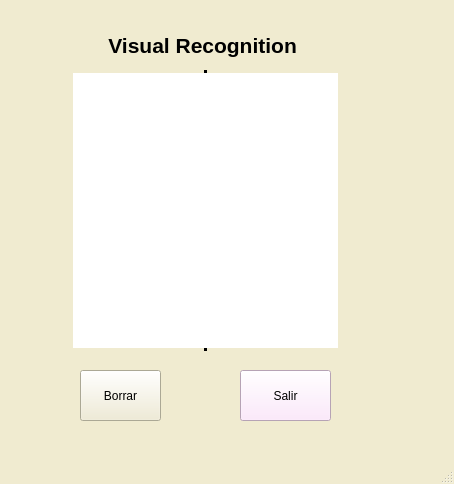
<?xml version="1.0" encoding="UTF-8"?>
<ui version="4.0">
 <class>MainWindow</class>
 <widget class="QMainWindow" name="MainWindow">
  <property name="geometry">
   <rect>
    <x>0</x>
    <y>0</y>
    <width>454</width>
    <height>484</height>
   </rect>
  </property>
  <property name="palette">
   <palette>
    <active>
     <colorrole role="WindowText">
      <brush brushstyle="SolidPattern">
       <color alpha="255">
        <red>0</red>
        <green>0</green>
        <blue>0</blue>
       </color>
      </brush>
     </colorrole>
     <colorrole role="Button">
      <brush brushstyle="SolidPattern">
       <color alpha="255">
        <red>240</red>
        <green>235</green>
        <blue>208</blue>
       </color>
      </brush>
     </colorrole>
     <colorrole role="Light">
      <brush brushstyle="SolidPattern">
       <color alpha="255">
        <red>255</red>
        <green>255</green>
        <blue>255</blue>
       </color>
      </brush>
     </colorrole>
     <colorrole role="Midlight">
      <brush brushstyle="SolidPattern">
       <color alpha="255">
        <red>247</red>
        <green>245</green>
        <blue>231</blue>
       </color>
      </brush>
     </colorrole>
     <colorrole role="Dark">
      <brush brushstyle="SolidPattern">
       <color alpha="255">
        <red>120</red>
        <green>117</green>
        <blue>104</blue>
       </color>
      </brush>
     </colorrole>
     <colorrole role="Mid">
      <brush brushstyle="SolidPattern">
       <color alpha="255">
        <red>160</red>
        <green>157</green>
        <blue>139</blue>
       </color>
      </brush>
     </colorrole>
     <colorrole role="Text">
      <brush brushstyle="SolidPattern">
       <color alpha="255">
        <red>0</red>
        <green>0</green>
        <blue>0</blue>
       </color>
      </brush>
     </colorrole>
     <colorrole role="BrightText">
      <brush brushstyle="SolidPattern">
       <color alpha="255">
        <red>255</red>
        <green>255</green>
        <blue>255</blue>
       </color>
      </brush>
     </colorrole>
     <colorrole role="ButtonText">
      <brush brushstyle="SolidPattern">
       <color alpha="255">
        <red>0</red>
        <green>0</green>
        <blue>0</blue>
       </color>
      </brush>
     </colorrole>
     <colorrole role="Base">
      <brush brushstyle="SolidPattern">
       <color alpha="255">
        <red>255</red>
        <green>255</green>
        <blue>255</blue>
       </color>
      </brush>
     </colorrole>
     <colorrole role="Window">
      <brush brushstyle="SolidPattern">
       <color alpha="255">
        <red>240</red>
        <green>235</green>
        <blue>208</blue>
       </color>
      </brush>
     </colorrole>
     <colorrole role="Shadow">
      <brush brushstyle="SolidPattern">
       <color alpha="255">
        <red>0</red>
        <green>0</green>
        <blue>0</blue>
       </color>
      </brush>
     </colorrole>
     <colorrole role="AlternateBase">
      <brush brushstyle="SolidPattern">
       <color alpha="255">
        <red>247</red>
        <green>245</green>
        <blue>231</blue>
       </color>
      </brush>
     </colorrole>
     <colorrole role="ToolTipBase">
      <brush brushstyle="SolidPattern">
       <color alpha="255">
        <red>255</red>
        <green>255</green>
        <blue>220</blue>
       </color>
      </brush>
     </colorrole>
     <colorrole role="ToolTipText">
      <brush brushstyle="SolidPattern">
       <color alpha="255">
        <red>0</red>
        <green>0</green>
        <blue>0</blue>
       </color>
      </brush>
     </colorrole>
    </active>
    <inactive>
     <colorrole role="WindowText">
      <brush brushstyle="SolidPattern">
       <color alpha="255">
        <red>0</red>
        <green>0</green>
        <blue>0</blue>
       </color>
      </brush>
     </colorrole>
     <colorrole role="Button">
      <brush brushstyle="SolidPattern">
       <color alpha="255">
        <red>240</red>
        <green>235</green>
        <blue>208</blue>
       </color>
      </brush>
     </colorrole>
     <colorrole role="Light">
      <brush brushstyle="SolidPattern">
       <color alpha="255">
        <red>255</red>
        <green>255</green>
        <blue>255</blue>
       </color>
      </brush>
     </colorrole>
     <colorrole role="Midlight">
      <brush brushstyle="SolidPattern">
       <color alpha="255">
        <red>247</red>
        <green>245</green>
        <blue>231</blue>
       </color>
      </brush>
     </colorrole>
     <colorrole role="Dark">
      <brush brushstyle="SolidPattern">
       <color alpha="255">
        <red>120</red>
        <green>117</green>
        <blue>104</blue>
       </color>
      </brush>
     </colorrole>
     <colorrole role="Mid">
      <brush brushstyle="SolidPattern">
       <color alpha="255">
        <red>160</red>
        <green>157</green>
        <blue>139</blue>
       </color>
      </brush>
     </colorrole>
     <colorrole role="Text">
      <brush brushstyle="SolidPattern">
       <color alpha="255">
        <red>0</red>
        <green>0</green>
        <blue>0</blue>
       </color>
      </brush>
     </colorrole>
     <colorrole role="BrightText">
      <brush brushstyle="SolidPattern">
       <color alpha="255">
        <red>255</red>
        <green>255</green>
        <blue>255</blue>
       </color>
      </brush>
     </colorrole>
     <colorrole role="ButtonText">
      <brush brushstyle="SolidPattern">
       <color alpha="255">
        <red>0</red>
        <green>0</green>
        <blue>0</blue>
       </color>
      </brush>
     </colorrole>
     <colorrole role="Base">
      <brush brushstyle="SolidPattern">
       <color alpha="255">
        <red>255</red>
        <green>255</green>
        <blue>255</blue>
       </color>
      </brush>
     </colorrole>
     <colorrole role="Window">
      <brush brushstyle="SolidPattern">
       <color alpha="255">
        <red>240</red>
        <green>235</green>
        <blue>208</blue>
       </color>
      </brush>
     </colorrole>
     <colorrole role="Shadow">
      <brush brushstyle="SolidPattern">
       <color alpha="255">
        <red>0</red>
        <green>0</green>
        <blue>0</blue>
       </color>
      </brush>
     </colorrole>
     <colorrole role="AlternateBase">
      <brush brushstyle="SolidPattern">
       <color alpha="255">
        <red>247</red>
        <green>245</green>
        <blue>231</blue>
       </color>
      </brush>
     </colorrole>
     <colorrole role="ToolTipBase">
      <brush brushstyle="SolidPattern">
       <color alpha="255">
        <red>255</red>
        <green>255</green>
        <blue>220</blue>
       </color>
      </brush>
     </colorrole>
     <colorrole role="ToolTipText">
      <brush brushstyle="SolidPattern">
       <color alpha="255">
        <red>0</red>
        <green>0</green>
        <blue>0</blue>
       </color>
      </brush>
     </colorrole>
    </inactive>
    <disabled>
     <colorrole role="WindowText">
      <brush brushstyle="SolidPattern">
       <color alpha="255">
        <red>120</red>
        <green>117</green>
        <blue>104</blue>
       </color>
      </brush>
     </colorrole>
     <colorrole role="Button">
      <brush brushstyle="SolidPattern">
       <color alpha="255">
        <red>240</red>
        <green>235</green>
        <blue>208</blue>
       </color>
      </brush>
     </colorrole>
     <colorrole role="Light">
      <brush brushstyle="SolidPattern">
       <color alpha="255">
        <red>255</red>
        <green>255</green>
        <blue>255</blue>
       </color>
      </brush>
     </colorrole>
     <colorrole role="Midlight">
      <brush brushstyle="SolidPattern">
       <color alpha="255">
        <red>247</red>
        <green>245</green>
        <blue>231</blue>
       </color>
      </brush>
     </colorrole>
     <colorrole role="Dark">
      <brush brushstyle="SolidPattern">
       <color alpha="255">
        <red>120</red>
        <green>117</green>
        <blue>104</blue>
       </color>
      </brush>
     </colorrole>
     <colorrole role="Mid">
      <brush brushstyle="SolidPattern">
       <color alpha="255">
        <red>160</red>
        <green>157</green>
        <blue>139</blue>
       </color>
      </brush>
     </colorrole>
     <colorrole role="Text">
      <brush brushstyle="SolidPattern">
       <color alpha="255">
        <red>120</red>
        <green>117</green>
        <blue>104</blue>
       </color>
      </brush>
     </colorrole>
     <colorrole role="BrightText">
      <brush brushstyle="SolidPattern">
       <color alpha="255">
        <red>255</red>
        <green>255</green>
        <blue>255</blue>
       </color>
      </brush>
     </colorrole>
     <colorrole role="ButtonText">
      <brush brushstyle="SolidPattern">
       <color alpha="255">
        <red>120</red>
        <green>117</green>
        <blue>104</blue>
       </color>
      </brush>
     </colorrole>
     <colorrole role="Base">
      <brush brushstyle="SolidPattern">
       <color alpha="255">
        <red>240</red>
        <green>235</green>
        <blue>208</blue>
       </color>
      </brush>
     </colorrole>
     <colorrole role="Window">
      <brush brushstyle="SolidPattern">
       <color alpha="255">
        <red>240</red>
        <green>235</green>
        <blue>208</blue>
       </color>
      </brush>
     </colorrole>
     <colorrole role="Shadow">
      <brush brushstyle="SolidPattern">
       <color alpha="255">
        <red>0</red>
        <green>0</green>
        <blue>0</blue>
       </color>
      </brush>
     </colorrole>
     <colorrole role="AlternateBase">
      <brush brushstyle="SolidPattern">
       <color alpha="255">
        <red>240</red>
        <green>235</green>
        <blue>208</blue>
       </color>
      </brush>
     </colorrole>
     <colorrole role="ToolTipBase">
      <brush brushstyle="SolidPattern">
       <color alpha="255">
        <red>255</red>
        <green>255</green>
        <blue>220</blue>
       </color>
      </brush>
     </colorrole>
     <colorrole role="ToolTipText">
      <brush brushstyle="SolidPattern">
       <color alpha="255">
        <red>0</red>
        <green>0</green>
        <blue>0</blue>
       </color>
      </brush>
     </colorrole>
    </disabled>
   </palette>
  </property>
  <property name="windowTitle">
   <string>MainWindow</string>
  </property>
  <property name="autoFillBackground">
   <bool>false</bool>
  </property>
  <widget class="QWidget" name="centralwidget">
   <widget class="QPlainTextEdit" name="plaintxt">
    <property name="geometry">
     <rect>
      <x>70</x>
      <y>70</y>
      <width>271</width>
      <height>281</height>
     </rect>
    </property>
    <property name="font">
     <font>
      <family>Nirmala UI</family>
      <pointsize>14</pointsize>
      <weight>75</weight>
      <bold>true</bold>
     </font>
    </property>
    <property name="frameShape">
     <enum>QFrame::VLine</enum>
    </property>
    <property name="frameShadow">
     <enum>QFrame::Plain</enum>
    </property>
    <property name="lineWidth">
     <number>3</number>
    </property>
    <property name="midLineWidth">
     <number>2</number>
    </property>
    <property name="readOnly">
     <bool>true</bool>
    </property>
    <property name="backgroundVisible">
     <bool>false</bool>
    </property>
   </widget>
   <widget class="QPushButton" name="btnSalir">
    <property name="geometry">
     <rect>
      <x>240</x>
      <y>370</y>
      <width>91</width>
      <height>51</height>
     </rect>
    </property>
    <property name="palette">
     <palette>
      <active>
       <colorrole role="WindowText">
        <brush brushstyle="SolidPattern">
         <color alpha="255">
          <red>0</red>
          <green>0</green>
          <blue>0</blue>
         </color>
        </brush>
       </colorrole>
       <colorrole role="Button">
        <brush brushstyle="SolidPattern">
         <color alpha="255">
          <red>255</red>
          <green>228</green>
          <blue>253</blue>
         </color>
        </brush>
       </colorrole>
       <colorrole role="Light">
        <brush brushstyle="SolidPattern">
         <color alpha="255">
          <red>255</red>
          <green>255</green>
          <blue>255</blue>
         </color>
        </brush>
       </colorrole>
       <colorrole role="Midlight">
        <brush brushstyle="SolidPattern">
         <color alpha="255">
          <red>255</red>
          <green>241</green>
          <blue>254</blue>
         </color>
        </brush>
       </colorrole>
       <colorrole role="Dark">
        <brush brushstyle="SolidPattern">
         <color alpha="255">
          <red>127</red>
          <green>114</green>
          <blue>126</blue>
         </color>
        </brush>
       </colorrole>
       <colorrole role="Mid">
        <brush brushstyle="SolidPattern">
         <color alpha="255">
          <red>170</red>
          <green>152</green>
          <blue>169</blue>
         </color>
        </brush>
       </colorrole>
       <colorrole role="Text">
        <brush brushstyle="SolidPattern">
         <color alpha="255">
          <red>0</red>
          <green>0</green>
          <blue>0</blue>
         </color>
        </brush>
       </colorrole>
       <colorrole role="BrightText">
        <brush brushstyle="SolidPattern">
         <color alpha="255">
          <red>255</red>
          <green>255</green>
          <blue>255</blue>
         </color>
        </brush>
       </colorrole>
       <colorrole role="ButtonText">
        <brush brushstyle="SolidPattern">
         <color alpha="255">
          <red>0</red>
          <green>0</green>
          <blue>0</blue>
         </color>
        </brush>
       </colorrole>
       <colorrole role="Base">
        <brush brushstyle="SolidPattern">
         <color alpha="255">
          <red>255</red>
          <green>255</green>
          <blue>255</blue>
         </color>
        </brush>
       </colorrole>
       <colorrole role="Window">
        <brush brushstyle="SolidPattern">
         <color alpha="255">
          <red>255</red>
          <green>228</green>
          <blue>253</blue>
         </color>
        </brush>
       </colorrole>
       <colorrole role="Shadow">
        <brush brushstyle="SolidPattern">
         <color alpha="255">
          <red>0</red>
          <green>0</green>
          <blue>0</blue>
         </color>
        </brush>
       </colorrole>
       <colorrole role="AlternateBase">
        <brush brushstyle="SolidPattern">
         <color alpha="255">
          <red>255</red>
          <green>241</green>
          <blue>254</blue>
         </color>
        </brush>
       </colorrole>
       <colorrole role="ToolTipBase">
        <brush brushstyle="SolidPattern">
         <color alpha="255">
          <red>255</red>
          <green>255</green>
          <blue>220</blue>
         </color>
        </brush>
       </colorrole>
       <colorrole role="ToolTipText">
        <brush brushstyle="SolidPattern">
         <color alpha="255">
          <red>0</red>
          <green>0</green>
          <blue>0</blue>
         </color>
        </brush>
       </colorrole>
      </active>
      <inactive>
       <colorrole role="WindowText">
        <brush brushstyle="SolidPattern">
         <color alpha="255">
          <red>0</red>
          <green>0</green>
          <blue>0</blue>
         </color>
        </brush>
       </colorrole>
       <colorrole role="Button">
        <brush brushstyle="SolidPattern">
         <color alpha="255">
          <red>255</red>
          <green>228</green>
          <blue>253</blue>
         </color>
        </brush>
       </colorrole>
       <colorrole role="Light">
        <brush brushstyle="SolidPattern">
         <color alpha="255">
          <red>255</red>
          <green>255</green>
          <blue>255</blue>
         </color>
        </brush>
       </colorrole>
       <colorrole role="Midlight">
        <brush brushstyle="SolidPattern">
         <color alpha="255">
          <red>255</red>
          <green>241</green>
          <blue>254</blue>
         </color>
        </brush>
       </colorrole>
       <colorrole role="Dark">
        <brush brushstyle="SolidPattern">
         <color alpha="255">
          <red>127</red>
          <green>114</green>
          <blue>126</blue>
         </color>
        </brush>
       </colorrole>
       <colorrole role="Mid">
        <brush brushstyle="SolidPattern">
         <color alpha="255">
          <red>170</red>
          <green>152</green>
          <blue>169</blue>
         </color>
        </brush>
       </colorrole>
       <colorrole role="Text">
        <brush brushstyle="SolidPattern">
         <color alpha="255">
          <red>0</red>
          <green>0</green>
          <blue>0</blue>
         </color>
        </brush>
       </colorrole>
       <colorrole role="BrightText">
        <brush brushstyle="SolidPattern">
         <color alpha="255">
          <red>255</red>
          <green>255</green>
          <blue>255</blue>
         </color>
        </brush>
       </colorrole>
       <colorrole role="ButtonText">
        <brush brushstyle="SolidPattern">
         <color alpha="255">
          <red>0</red>
          <green>0</green>
          <blue>0</blue>
         </color>
        </brush>
       </colorrole>
       <colorrole role="Base">
        <brush brushstyle="SolidPattern">
         <color alpha="255">
          <red>255</red>
          <green>255</green>
          <blue>255</blue>
         </color>
        </brush>
       </colorrole>
       <colorrole role="Window">
        <brush brushstyle="SolidPattern">
         <color alpha="255">
          <red>255</red>
          <green>228</green>
          <blue>253</blue>
         </color>
        </brush>
       </colorrole>
       <colorrole role="Shadow">
        <brush brushstyle="SolidPattern">
         <color alpha="255">
          <red>0</red>
          <green>0</green>
          <blue>0</blue>
         </color>
        </brush>
       </colorrole>
       <colorrole role="AlternateBase">
        <brush brushstyle="SolidPattern">
         <color alpha="255">
          <red>255</red>
          <green>241</green>
          <blue>254</blue>
         </color>
        </brush>
       </colorrole>
       <colorrole role="ToolTipBase">
        <brush brushstyle="SolidPattern">
         <color alpha="255">
          <red>255</red>
          <green>255</green>
          <blue>220</blue>
         </color>
        </brush>
       </colorrole>
       <colorrole role="ToolTipText">
        <brush brushstyle="SolidPattern">
         <color alpha="255">
          <red>0</red>
          <green>0</green>
          <blue>0</blue>
         </color>
        </brush>
       </colorrole>
      </inactive>
      <disabled>
       <colorrole role="WindowText">
        <brush brushstyle="SolidPattern">
         <color alpha="255">
          <red>127</red>
          <green>114</green>
          <blue>126</blue>
         </color>
        </brush>
       </colorrole>
       <colorrole role="Button">
        <brush brushstyle="SolidPattern">
         <color alpha="255">
          <red>255</red>
          <green>228</green>
          <blue>253</blue>
         </color>
        </brush>
       </colorrole>
       <colorrole role="Light">
        <brush brushstyle="SolidPattern">
         <color alpha="255">
          <red>255</red>
          <green>255</green>
          <blue>255</blue>
         </color>
        </brush>
       </colorrole>
       <colorrole role="Midlight">
        <brush brushstyle="SolidPattern">
         <color alpha="255">
          <red>255</red>
          <green>241</green>
          <blue>254</blue>
         </color>
        </brush>
       </colorrole>
       <colorrole role="Dark">
        <brush brushstyle="SolidPattern">
         <color alpha="255">
          <red>127</red>
          <green>114</green>
          <blue>126</blue>
         </color>
        </brush>
       </colorrole>
       <colorrole role="Mid">
        <brush brushstyle="SolidPattern">
         <color alpha="255">
          <red>170</red>
          <green>152</green>
          <blue>169</blue>
         </color>
        </brush>
       </colorrole>
       <colorrole role="Text">
        <brush brushstyle="SolidPattern">
         <color alpha="255">
          <red>127</red>
          <green>114</green>
          <blue>126</blue>
         </color>
        </brush>
       </colorrole>
       <colorrole role="BrightText">
        <brush brushstyle="SolidPattern">
         <color alpha="255">
          <red>255</red>
          <green>255</green>
          <blue>255</blue>
         </color>
        </brush>
       </colorrole>
       <colorrole role="ButtonText">
        <brush brushstyle="SolidPattern">
         <color alpha="255">
          <red>127</red>
          <green>114</green>
          <blue>126</blue>
         </color>
        </brush>
       </colorrole>
       <colorrole role="Base">
        <brush brushstyle="SolidPattern">
         <color alpha="255">
          <red>255</red>
          <green>228</green>
          <blue>253</blue>
         </color>
        </brush>
       </colorrole>
       <colorrole role="Window">
        <brush brushstyle="SolidPattern">
         <color alpha="255">
          <red>255</red>
          <green>228</green>
          <blue>253</blue>
         </color>
        </brush>
       </colorrole>
       <colorrole role="Shadow">
        <brush brushstyle="SolidPattern">
         <color alpha="255">
          <red>0</red>
          <green>0</green>
          <blue>0</blue>
         </color>
        </brush>
       </colorrole>
       <colorrole role="AlternateBase">
        <brush brushstyle="SolidPattern">
         <color alpha="255">
          <red>255</red>
          <green>228</green>
          <blue>253</blue>
         </color>
        </brush>
       </colorrole>
       <colorrole role="ToolTipBase">
        <brush brushstyle="SolidPattern">
         <color alpha="255">
          <red>255</red>
          <green>255</green>
          <blue>220</blue>
         </color>
        </brush>
       </colorrole>
       <colorrole role="ToolTipText">
        <brush brushstyle="SolidPattern">
         <color alpha="255">
          <red>0</red>
          <green>0</green>
          <blue>0</blue>
         </color>
        </brush>
       </colorrole>
      </disabled>
     </palette>
    </property>
    <property name="text">
     <string>Salir</string>
    </property>
    <property name="autoDefault">
     <bool>false</bool>
    </property>
    <property name="default">
     <bool>false</bool>
    </property>
    <property name="flat">
     <bool>false</bool>
    </property>
   </widget>
   <widget class="QPushButton" name="btnBorrar">
    <property name="geometry">
     <rect>
      <x>80</x>
      <y>370</y>
      <width>81</width>
      <height>51</height>
     </rect>
    </property>
    <property name="text">
     <string>Borrar</string>
    </property>
   </widget>
   <widget class="QLabel" name="label">
    <property name="geometry">
     <rect>
      <x>100</x>
      <y>20</y>
      <width>211</width>
      <height>51</height>
     </rect>
    </property>
    <property name="text">
     <string>&lt;html&gt;&lt;head/&gt;&lt;body&gt;&lt;p align=&quot;center&quot;&gt;&lt;span style=&quot; font-size:16pt; font-weight:600;&quot;&gt;Visual Recognition &lt;/span&gt;&lt;/p&gt;&lt;/body&gt;&lt;/html&gt;</string>
    </property>
   </widget>
  </widget>
  <widget class="QMenuBar" name="menubar">
   <property name="geometry">
    <rect>
     <x>0</x>
     <y>0</y>
     <width>454</width>
     <height>21</height>
    </rect>
   </property>
  </widget>
  <widget class="QStatusBar" name="statusbar"/>
 </widget>
 <resources/>
 <connections/>
</ui>
